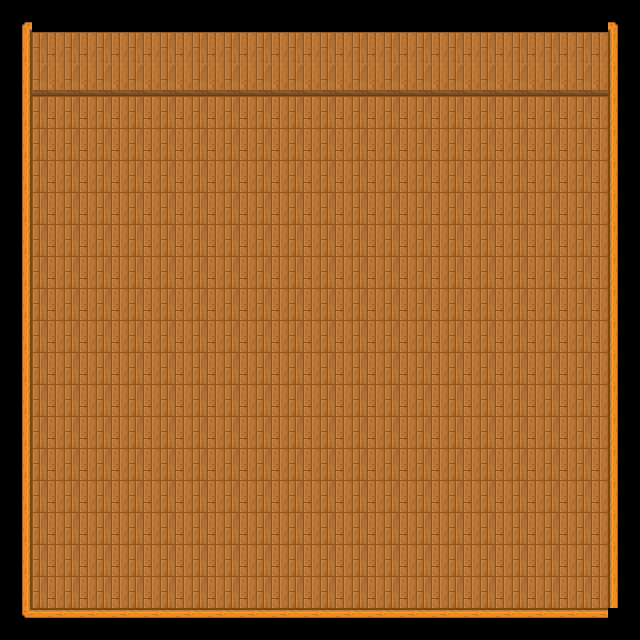

A level layout from a 2D game, rendered from its tile map. Below: a short description, then the map file with its tile-grid data intact:
An orthogonal 20x20 tile map with 32x32 px tiles, 1 tile layer (Camada de Blocos 1), 3 tilesets.

<map version="1.10" tiledversion="1.10.2" orientation="orthogonal" renderorder="right-down" width="20" height="20" tilewidth="32" tileheight="32" infinite="0" nextlayerid="2" nextobjectid="1">
 <tileset firstgid="1" source="../tiles/wall/tilesWallTop.tsx" />
 <tileset firstgid="16" source="../tiles/wall/tilesWall.tsx" />
 <tileset firstgid="17" source="../tiles/floor/tilesFloor.tsx" />
 <layer id="1" name="Camada de Blocos 1" width="20" height="20">
  <data encoding="csv">
5,9,9,9,9,9,9,9,9,9,9,9,9,9,9,9,9,9,9,2,
1,0,0,0,0,0,0,0,0,0,0,0,0,0,0,0,0,0,0,6,
1,16,16,16,16,16,16,16,16,16,16,16,16,16,16,16,16,16,16,6,
1,17,17,17,17,17,17,17,17,17,17,17,17,17,17,17,17,17,17,6,
1,17,17,17,17,17,17,17,17,17,17,17,17,17,17,17,17,17,17,6,
1,17,17,17,17,17,17,17,17,17,17,17,17,17,17,17,17,17,17,6,
1,17,17,17,17,17,17,17,17,17,17,17,17,17,17,17,17,17,17,6,
1,17,17,17,17,17,17,17,17,17,17,17,17,17,17,17,17,17,17,6,
1,17,17,17,17,17,17,17,17,17,17,17,17,17,17,17,17,17,17,6,
1,17,17,17,17,17,17,17,17,17,17,17,17,17,17,17,17,17,17,6,
1,17,17,17,17,17,17,17,17,17,17,17,17,17,17,17,17,17,17,6,
1,17,17,17,17,17,17,17,17,17,17,17,17,17,17,17,17,17,17,6,
1,17,17,17,17,17,17,17,17,17,17,17,17,17,17,17,17,17,17,6,
1,17,17,17,17,17,17,17,17,17,17,17,17,17,17,17,17,17,17,6,
1,17,17,17,17,17,17,17,17,17,17,17,17,17,17,17,17,17,17,6,
1,17,17,17,17,17,17,17,17,17,17,17,17,17,17,17,17,17,17,6,
1,17,17,17,17,17,17,17,17,17,17,17,17,17,17,17,17,17,17,6,
1,17,17,17,17,17,17,17,17,17,17,17,17,17,17,17,17,17,17,6,
1,17,17,17,17,17,17,17,17,17,17,17,17,17,17,17,17,17,17,6,
7,3,3,3,3,3,3,3,3,3,3,3,3,3,3,3,3,3,3,10
</data>
 </layer>
</map>